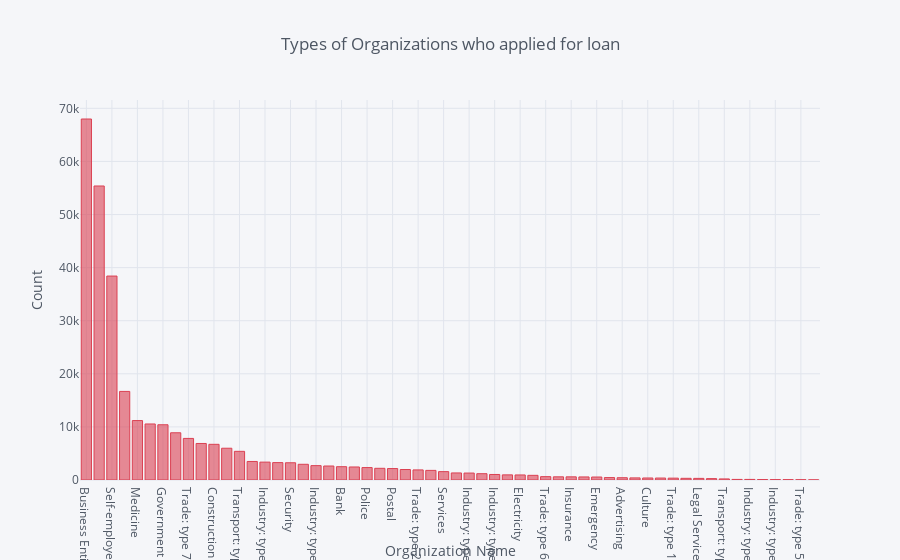

The notebook cell saved with this chart:
### Markdown cell above
#### 4.1.2 Analise dos empréstimos | Loan analysis

### Code cell
temp = train["ORGANIZATION_TYPE"].value_counts()
temp.iplot(kind='bar', xTitle = 'Organization Name', yTitle = "Count", 
           title = 'Types of Organizations who applied for loan ', color = 'red')

### Figure 1 — Plotly figure (JSON) as saved in the notebook; plotly's stock layout.template omitted (floating-point values rounded to 4 significant figures)
{"data": [{"marker": {"color": "rgba(219, 64, 82, 0.6)", "line": {"color": "rgba(219, 64, 82, 1.0)", "width": 1}}, "name": "ORGANIZATION_TYPE", "orientation": "v", "text": "", "type": "bar", "x": ["Business Entity Type 3", "XNA", "Self-employed", "Other", "Medicine", "Business Entity Type 2", "Government", "School", "Trade: type 7", "Kindergarten", "Construction", "Business Entity Type 1", "Transport: type 4", "Trade: type 3", "Industry: type 9", "Industry: type 3", "Security", "Housing", "Industry: type 11", "Military", "Bank", "Agriculture", "Police", "Transport: type 2", "Postal", "Security Ministries", "Trade: type 2", "Restaurant", "Services", "University", "Industry: type 7", "Transport: type 3", "Industry: type 1", "Hotel", "Electricity", "Industry: type 4", "Trade: type 6", "Industry: type 5", "Insurance", "Telecom", "Emergency", "Industry: type 2", "Advertising", "Realtor", "Culture", "Industry: type 12", "Trade: type 1", "Mobile", "Legal Services", "Cleaning", "Transport: type 1", "Industry: type 6", "Industry: type 10", "Religion", "Industry: type 13", "Trade: type 4", "Trade: type 5", "Industry: type 8"], "y": [67992, 55374, 38412, 16683, 11193, 10553, 10404, 8893, 7831, 6880, 6721, 5984, 5398, 3492, 3368, 3278, 3247, 2958, 2704, 2634, 2507, 2454, 2341, 2204, 2157, 1974, 1900, 1811, 1575, 1327, 1307, 1187, 1039, 966, 950, 877, 631, 599, 597, 577, 560, 458, 429, 396, 379, 369, 348, 317, 305, 260, 201, 112, 109, 85, 67, 64, 49, 24]}], "layout": {"legend": {"bgcolor": "#F5F6F9", "font": {"color": "#4D5663"}}, "paper_bgcolor": "#F5F6F9", "plot_bgcolor": "#F5F6F9", "title": "Types of Organizations who applied for loan ", "titlefont": {"color": "#4D5663"}, "xaxis1": {"gridcolor": "#E1E5ED", "showgrid": true, "tickfont": {"color": "#4D5663"}, "title": "Organization Name", "titlefont": {"color": "#4D5663"}, "zerolinecolor": "#E1E5ED"}, "yaxis1": {"gridcolor": "#E1E5ED", "showgrid": true, "tickfont": {"color": "#4D5663"}, "title": "Count", "titlefont": {"color": "#4D5663"}, "zerolinecolor": "#E1E5ED"}}}
